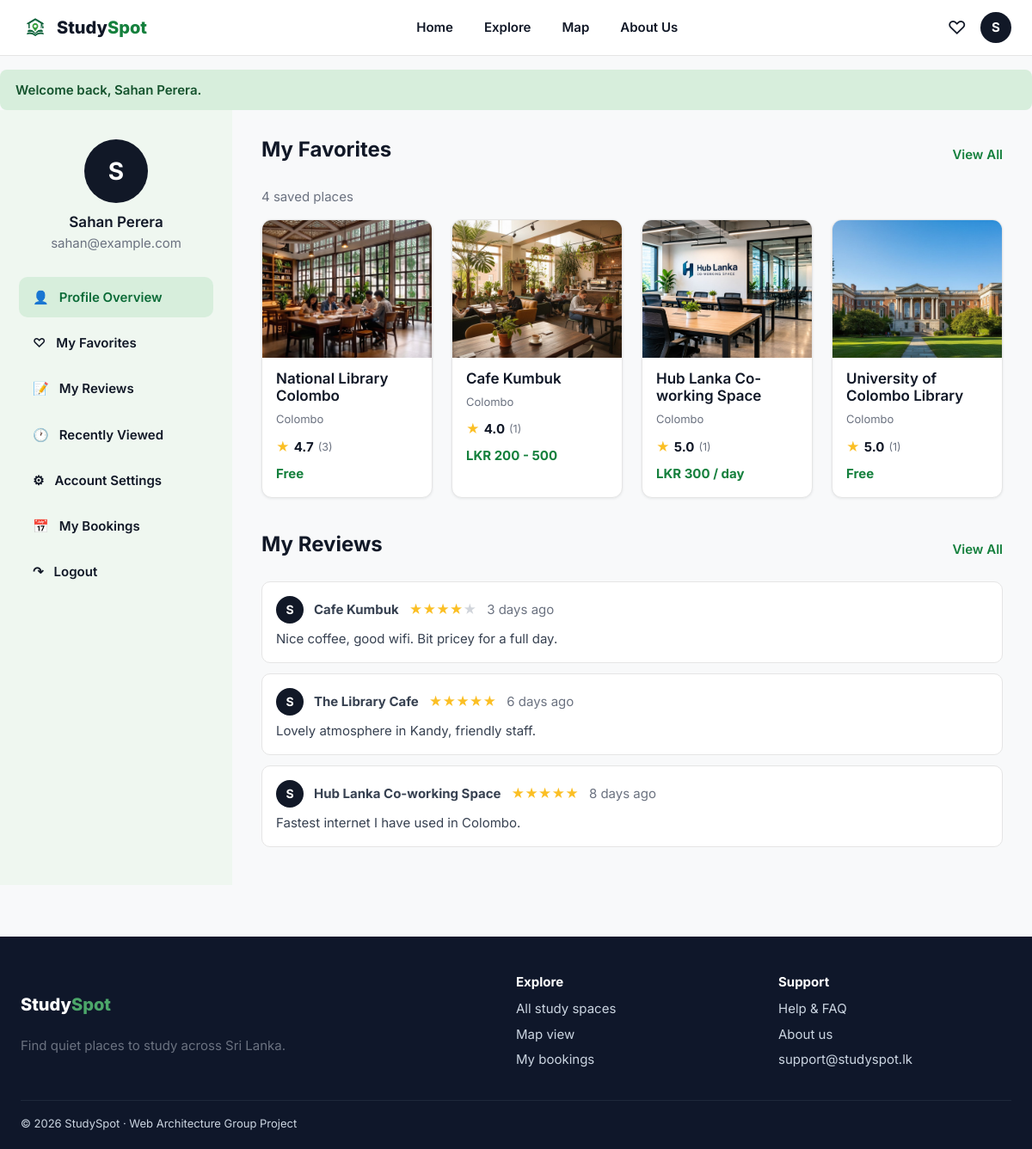
The page /pages/profile.php (signed in) on the database its author committed.
### tables this page shows
CREATE TABLE places (
  id            INT AUTO_INCREMENT PRIMARY KEY,
  name          VARCHAR(150) NOT NULL,
  type          ENUM('library','cafe','coworking','university') NOT NULL,
  city          VARCHAR(100) NOT NULL,
  address       VARCHAR(255) NOT NULL,
  latitude      DECIMAL(10,7) DEFAULT NULL,
  longitude     DECIMAL(10,7) DEFAULT NULL,
  distance_km   DECIMAL(4,1) DEFAULT 0.0,
  wifi          ENUM('none','free','paid') DEFAULT 'free',
  wifi_note     VARCHAR(100) DEFAULT 'High Speed',
  noise_level   ENUM('very_quiet','quiet','moderate','lively') DEFAULT 'quiet',
  noise_note    VARCHAR(100) DEFAULT 'Perfect for deep focus',
  cost_type     ENUM('free','1-200','201-500','500+') DEFAULT 'free',
  cost_label    VARCHAR(60) DEFAULT 'Free',
  price         DECIMAL(10,2) DEFAULT 0.00,
  open_time     TIME DEFAULT '08:00:00',
  close_time    TIME DEFAULT '20:00:00',
  open_days     VARCHAR(60) DEFAULT 'Monday - Sunday',
  description   TEXT,
  cover_image   VARCHAR(255) DEFAULT NULL,
  facilities    VARCHAR(255) DEFAULT 'Power Outlets,Parking,Air Conditioning,Drinking Water,Restrooms',
  created_at    TIMESTAMP DEFAULT CURRENT_TIMESTAMP
);

CREATE TABLE reviews (
  id              INT AUTO_INCREMENT PRIMARY KEY,
  place_id        INT NOT NULL,
  user_id         INT NOT NULL,
  rating          TINYINT NOT NULL,
  noise_level     VARCHAR(30) DEFAULT NULL,
  wifi_quality    VARCHAR(30) DEFAULT NULL,
  value_for_money VARCHAR(30) DEFAULT NULL,
  comment         TEXT,
  created_at      TIMESTAMP DEFAULT CURRENT_TIMESTAMP,
  FOREIGN KEY (place_id) REFERENCES places(id) ON DELETE CASCADE,
  FOREIGN KEY (user_id)  REFERENCES users(id)  ON DELETE CASCADE
);

### pages/profile.php (the view, shortened to what this page needs)
<?php
require_once __DIR__ . '/../includes/functions.php';
$view   = $_GET['view'] ?? 'overview';
$userId = current_user_id();
$fav = $pdo->prepare(
    'SELECT p.*, COALESCE(AVG(r.rating),0) AS avg_rating, COUNT(r.id) AS review_count
     FROM favorites f JOIN places p ON p.id = f.place_id
     LEFT JOIN reviews r ON r.place_id = p.id
     WHERE f.user_id = ? GROUP BY p.id ORDER BY f.created_at DESC'
);
$fav->execute([$userId]);
$favorites = $fav->fetchAll();
$rev = $pdo->prepare(
    'SELECT r.*, p.name, p.id AS place_id FROM reviews r
     JOIN places p ON p.id = r.place_id
     WHERE r.user_id = ? ORDER BY r.created_at DESC'
);
$rev->execute([$userId]);
$myReviews = $rev->fetchAll();
require __DIR__ . '/../includes/header.php';
$menu = [
    'overview'  => ['Profile Overview', '&#128100;'],
    'favorites' => ['My Favorites', '&#9825;'],
    'reviews'   => ['My Reviews', '&#128221;'],
    'recent'    => ['Recently Viewed', '&#128336;'],
    'settings'  => ['Account Settings', '&#9881;'],
];
?>
<div class="profile">
    <aside class="side">
        <div class="side__user">
            <div class="avatar"><?= e(strtoupper(substr($_SESSION['full_name'], 0, 1))) ?></div>
            <h3 style="margin:0;"><?= e($_SESSION['full_name']) ?></h3>
            <p class="muted" style="margin:2px 0 0;"><?= e($_SESSION['email']) ?></p>
        </div>
        <?php foreach ($menu as $key => [$label, $icon]): ?>
            <a href="<?= url('pages/profile.php') ?>?view=<?= $key ?>" class="<?= $view === $key ? 'is-active' : '' ?>">
                <span><?= $icon ?></span> <?= $label ?>
            </a>
        <?php endforeach; ?>
        <a href="<?= url('pages/my-bookings.php') ?>"><span>&#128197;</span> My Bookings</a>
        <a href="<?= url('pages/logout.php') ?>"><span>&#8631;</span> Logout</a>
    </aside>
    <section class="profile__body">
        <?php if ($view === 'overview' || $view === 'favorites'): ?>
            <div class="section-head" style="margin-top:0;">
                <h2>My Favorites</h2>
                <a href="<?= url('pages/favorites.php') ?>">View All</a>
            </div>
            <p class="muted"><?= count($favorites) ?> saved places</p>
            <div class="grid-4" style="margin-top:14px;">
                <?php foreach (array_slice($favorites, 0, $view === 'favorites' ? 100 : 4) as $p): ?>
                    <a class="place-card" href="<?= url('pages/place.php') ?>?id=<?= (int)$p['id'] ?>">
                        <img src="<?= e(place_image($p['cover_image'])) ?>" alt="">
                        <div class="place-card__body">
                            <h3><?= e($p['name']) ?></h3>
                            <p class="place-card__city"><?= e($p['city']) ?></p>
                            <div class="place-card__meta">
                                <span class="rating"><span class="star">&#9733;</span>
                                    <b><?= number_format((float)$p['avg_rating'], 1) ?></b>
                                    <small>(<?= (int)$p['review_count'] ?>)</small></span>
                            </div>
                            <p style="color:var(--green-700);font-weight:700;margin:8px 0 0;"><?= e($p['cost_label']) ?></p>
                        </div>
                    </a>
                <?php endforeach; ?>
            </div>
        <?php endif; ?>
        <?php if ($view === 'overview' || $view === 'reviews'): ?>
            <div class="section-head">
                <h2>My Reviews</h2>
                <a href="<?= url('pages/profile.php') ?>?view=reviews">View All</a>
            </div>
            <?php foreach (array_slice($myReviews, 0, $view === 'reviews' ? 100 : 3) as $r): ?>
                <article class="review">
                    <div class="review__head">
                        <span class="avatar" style="width:32px;height:32px;font-size:14px;"><?= e(strtoupper(substr($_SESSION['full_name'], 0, 1))) ?></span>
                        <b><a href="<?= url('pages/place.php') ?>?id=<?= (int)$r['place_id'] ?>"><?= e($r['name']) ?></a></b>
                        <span><?= stars((float)$r['rating']) ?></span>
                        <span class="muted"><?= e(time_ago($r['created_at'])) ?></span>
                    </div>
                    <p style="margin:0;"><?= e($r['comment']) ?></p>
                </article>
            <?php endforeach; ?>
        <?php endif; ?>
    </section>
</div>
<?php require __DIR__ . '/../includes/footer.php'; ?>

### includes/functions.php (shortened to what this page needs)
<?php
function url(string $path = ''): string
{
    return BASE_URL . '/' . ltrim($path, '/');
}
function asset(string $path): string
{
    return url('assets/' . ltrim($path, '/'));
}
function e(?string $value): string
{
    return htmlspecialchars((string)$value, ENT_QUOTES, 'UTF-8');
}
function place_image(?string $file): string
{
    if ($file && file_exists(__DIR__ . '/../assets/img/' . $file)) {
        return asset('img/' . $file);
    }
    return asset('img/placeholder.svg');
}
function stars(float $rating): string
{
    $full = (int)round($rating);
    $out  = '';
    for ($i = 1; $i <= 5; $i++) {
        $out .= '<span class="star' . ($i <= $full ? '' : ' star--empty') . '">&#9733;</span>';
    }
    return $out;
}
function time_ago(string $datetime): string
{
    $diff = time() - strtotime($datetime);
    if ($diff < 2592000) return floor($diff / 86400) . ' days ago';
    return date('d M Y', strtotime($datetime));
}
    ?>

### assets/css/style.css (style rules this page uses)
:root { --green-900:#0B6B37; --green-700:#15803D; --green-500:#4CA76A; --green-100:#D7EEDC; --green-50:#EFF7F0; --ink:#111827; --body:#374151; --muted:#6B7280; --line:#E5E5E5; --bg:#F8F9FA; --white:#FFFFFF; --star:#FBBF24; --heart:#F43F5E; --radius:10px; --shadow:0 1px 3px rgba(16,24,40,.08); --shadow-lg:0 6px 20px rgba(16,24,40,.10); }
* { box-sizing:border-box; }
html { scroll-behavior:smooth; }
body { margin:0; font-family:'Inter',-apple-system,Segoe UI,Roboto,sans-serif; background:var(--bg); color:var(--body); font-size:15px; line-height:1.55; }
h1,h2,h3,h4 { color:var(--ink);margin:0 0 .4em;line-height:1.2; }
h2 { font-size:24px;font-weight:700; }
h3 { font-size:17px;font-weight:600; }
a { color:inherit;text-decoration:none; }
img { max-width:100%;display:block; }
.muted { color:var(--muted); }
.avatar { width:36px;height:36px;border-radius:50%;background:var(--ink);color:#fff;display:grid;place-items:center;font-weight:700; }
.star { color:var(--star); }
.star--empty { color:#D1D5DB; }
.rating { display:inline-flex;align-items:center;gap:5px;color:var(--ink); }
.rating small { color:var(--muted); }
.section-head { display:flex;justify-content:space-between;align-items:center;margin:40px 0 18px; }
.section-head a { color:var(--green-700);font-weight:600; }
.grid-4 { display:grid;grid-template-columns:repeat(4,1fr);gap:22px; }
.place-card { background:#fff;border:1px solid var(--line);border-radius:12px;overflow:hidden;box-shadow:var(--shadow); }
.place-card img { height:160px;width:100%;object-fit:cover; }
.place-card__body { padding:14px 16px 16px; }
.place-card__city { margin:0 0 4px;font-size:13px;color:var(--muted); }
.place-card__meta { display:flex;justify-content:space-between;align-items:center;margin-top:10px; }
.review { border:1px solid var(--line);border-radius:var(--radius);background:#fff;padding:16px;margin-bottom:12px; }
.review__head { display:flex;gap:12px;align-items:center;margin-bottom:6px; }
.profile { display:grid;grid-template-columns:270px 1fr;min-height:calc(100vh - 66px); }
.side { background:var(--green-50);padding:34px 22px; }
.side__user { text-align:center;margin-bottom:28px; }
.side__user .avatar { width:74px;height:74px;font-size:28px;margin:0 auto 12px; }
.side a { display:flex;align-items:center;gap:12px;padding:12px 16px;border-radius:10px;font-weight:600;color:var(--ink);margin-bottom:6px; }
.side a.is-active { background:var(--green-100);color:var(--green-900); }
.profile__body { padding:32px 34px; }

### rows shown on the page
places: cover_image (picture), name "National Library Colombo", city "Colombo", avg_rating "4.7", review_count "3", cost_label "Free"
places: cover_image (picture), name "Cafe Kumbuk", city "Colombo", avg_rating "4.0", review_count "1", cost_label "LKR 200 - 500"
places: cover_image (picture), name "Hub Lanka Co-working Space", city "Colombo", avg_rating "5.0", review_count "1", cost_label "LKR 300 / day"
places: cover_image (picture), name "University of Colombo Library", city "Colombo", avg_rating "5.0", review_count "1", cost_label "Free"
reviews: place.name "Cafe Kumbuk", created_at "3 days ago", comment "Nice coffee, good wifi. Bit pricey for a full day."
reviews: place.name "The Library Cafe", created_at "6 days ago", comment "Lovely atmosphere in Kandy, friendly staff."
reviews: place.name "Hub Lanka Co-working Space", created_at "8 days ago", comment "Fastest internet I have used in Colombo."

### other values the page prints
substr($_SESSION['full_name'], 0, 1) "S"
$flash['message'] "Welcome back, Sahan Perera."
$_SESSION['full_name'] "Sahan Perera"
$_SESSION['email'] "sahan@example.com"
$icon "👤"
$label "Profile Overview"
$icon "♡"
$label "My Favorites"
$icon "📝"
$label "My Reviews"
$icon "🕐"
$label "Recently Viewed"
$icon "⚙"
$label "Account Settings"
count($favorites) "4"
